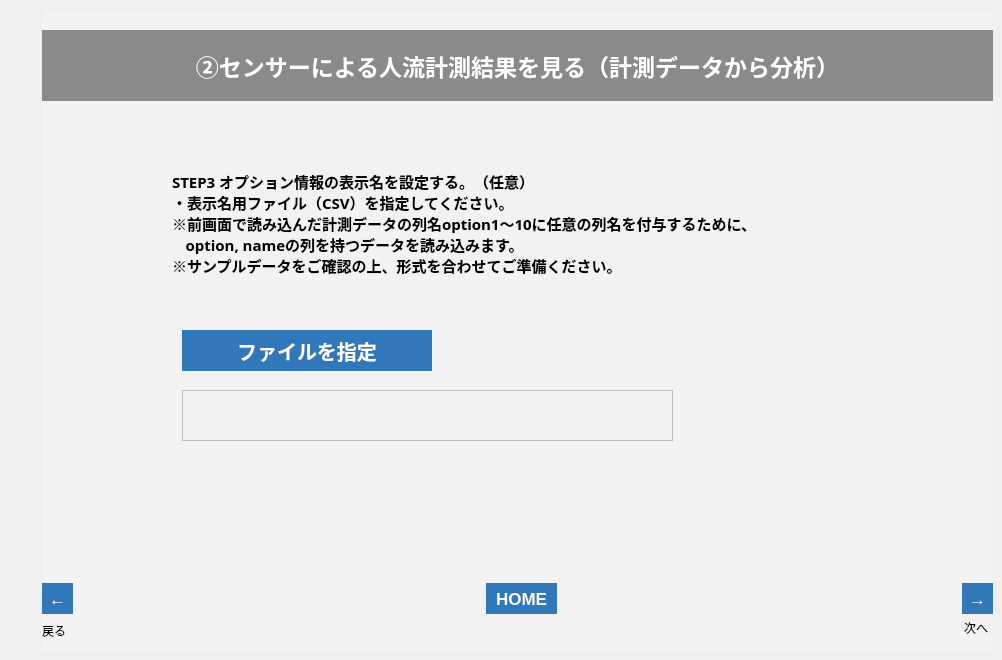
   <widget class="QWidget" name="tab_24">
    <attribute name="title">
     <string>ページ</string>
    </attribute>
    <widget class="QFrame" name="frame_28">
     <property name="geometry">
      <rect>
       <x>42</x>
       <y>10</y>
       <width>951</width>
       <height>641</height>
      </rect>
     </property>
     <property name="styleSheet">
      <string notr="true">background-color: rgb(242, 242, 242);</string>
     </property>
     <property name="frameShape">
      <enum>QFrame::NoFrame</enum>
     </property>
     <property name="frameShadow">
      <enum>QFrame::Plain</enum>
     </property>
     <property name="lineWidth">
      <number>0</number>
     </property>
     <widget class="QLabel" name="lbl_002_3_n_2">
      <property name="enabled">
       <bool>true</bool>
      </property>
      <property name="geometry">
       <rect>
        <x>922</x>
        <y>610</y>
        <width>31</width>
        <height>16</height>
       </rect>
      </property>
      <property name="text">
       <string>次へ</string>
      </property>
     </widget>
     <widget class="QLabel" name="label_79">
      <property name="geometry">
       <rect>
        <x>0</x>
        <y>610</y>
        <width>50</width>
        <height>21</height>
       </rect>
      </property>
      <property name="text">
       <string>戻る</string>
      </property>
     </widget>
     <widget class="QToolButton" name="btn_002_3_n_2">
      <property name="enabled">
       <bool>true</bool>
      </property>
      <property name="geometry">
       <rect>
        <x>920</x>
        <y>573</y>
        <width>31</width>
        <height>31</height>
       </rect>
      </property>
      <property name="font">
       <font>
        <pointsize>13</pointsize>
        <weight>75</weight>
        <bold>true</bold>
       </font>
      </property>
      <property name="styleSheet">
       <string notr="true">background-color: rgb(48,120,186);
color: rgb(255, 255, 255);
border: none;</string>
      </property>
      <property name="text">
       <string>→</string>
      </property>
     </widget>
     <widget class="QToolButton" name="btn_002_3_b_2">
      <property name="geometry">
       <rect>
        <x>0</x>
        <y>573</y>
        <width>31</width>
        <height>31</height>
       </rect>
      </property>
      <property name="font">
       <font>
        <pointsize>13</pointsize>
        <weight>75</weight>
        <bold>true</bold>
       </font>
      </property>
      <property name="styleSheet">
       <string notr="true">background-color: rgb(48,120,186);
color: rgb(255, 255, 255);
border: none;</string>
      </property>
      <property name="text">
       <string>←</string>
      </property>
     </widget>
     <widget class="QLabel" name="label_82">
      <property name="geometry">
       <rect>
        <x>0</x>
        <y>20</y>
        <width>951</width>
        <height>71</height>
       </rect>
      </property>
      <property name="font">
       <font>
        <family>游ゴシック</family>
        <pointsize>17</pointsize>
        <weight>75</weight>
        <bold>true</bold>
       </font>
      </property>
      <property name="styleSheet">
       <string notr="true">background-color: rgb(138, 138, 138);
color: rgb(255, 255, 255);</string>
      </property>
      <property name="text">
       <string>②センサーによる人流計測結果を見る（計測データから分析）</string>
      </property>
      <property name="alignment">
       <set>Qt::AlignCenter</set>
      </property>
     </widget>
     <widget class="QLabel" name="lbl_002_read_msg_3">
      <property name="geometry">
       <rect>
        <x>130</x>
        <y>410</y>
        <width>711</width>
        <height>51</height>
       </rect>
      </property>
      <property name="font">
       <font>
        <family>游ゴシック</family>
        <pointsize>11</pointsize>
        <weight>75</weight>
        <bold>true</bold>
       </font>
      </property>
      <property name="styleSheet">
       <string notr="true">border-color: rgb(220, 220, 220);</string>
      </property>
      <property name="frameShape">
       <enum>QFrame::Box</enum>
      </property>
      <property name="lineWidth">
       <number>0</number>
      </property>
      <property name="midLineWidth">
       <number>0</number>
      </property>
      <property name="text">
       <string/>
      </property>
      <property name="alignment">
       <set>Qt::AlignLeading|Qt::AlignLeft|Qt::AlignVCenter</set>
      </property>
     </widget>
     <widget class="QLabel" name="label_34">
      <property name="geometry">
       <rect>
        <x>130</x>
        <y>160</y>
        <width>801</width>
        <height>141</height>
       </rect>
      </property>
      <property name="font">
       <font>
        <family>游ゴシック</family>
        <pointsize>11</pointsize>
        <weight>75</weight>
        <bold>true</bold>
       </font>
      </property>
      <property name="styleSheet">
       <string notr="true">border-color: rgb(220, 220, 220);</string>
      </property>
      <property name="frameShape">
       <enum>QFrame::Box</enum>
      </property>
      <property name="lineWidth">
       <number>0</number>
      </property>
      <property name="midLineWidth">
       <number>0</number>
      </property>
      <property name="text">
       <string>STEP3 オプション情報の表示名を設定する。（任意）
・表示名用ファイル（CSV）を指定してください。
※前画面で読み込んだ計測データの列名option1～10に任意の列名を付与するために、
    option, nameの列を持つデータを読み込みます。
※サンプルデータをご確認の上、形式を合わせてご準備ください。
</string>
      </property>
      <property name="alignment">
       <set>Qt::AlignLeading|Qt::AlignLeft|Qt::AlignTop</set>
      </property>
     </widget>
     <widget class="QToolButton" name="btn_home_9_2">
      <property name="geometry">
       <rect>
        <x>444</x>
        <y>573</y>
        <width>71</width>
        <height>31</height>
       </rect>
      </property>
      <property name="font">
       <font>
        <pointsize>13</pointsize>
        <weight>75</weight>
        <bold>true</bold>
       </font>
      </property>
      <property name="styleSheet">
       <string notr="true">background-color: rgb(48,120,186);
color: rgb(255, 255, 255);
border: none;</string>
      </property>
      <property name="text">
       <string>HOME</string>
      </property>
     </widget>
     <widget class="QLabel" name="lbl_001_8">
      <property name="geometry">
       <rect>
        <x>140</x>
        <y>450</y>
        <width>711</width>
        <height>51</height>
       </rect>
      </property>
      <property name="font">
       <font>
        <family>游ゴシック</family>
        <pointsize>16</pointsize>
        <weight>75</weight>
        <bold>true</bold>
       </font>
      </property>
      <property name="styleSheet">
       <string notr="true">border-color: rgb(220, 220, 220);
color: rgb(255, 0, 0);</string>
      </property>
      <property name="frameShape">
       <enum>QFrame::Box</enum>
      </property>
      <property name="lineWidth">
       <number>0</number>
      </property>
      <property name="midLineWidth">
       <number>0</number>
      </property>
      <property name="text">
       <string/>
      </property>
      <property name="alignment">
       <set>Qt::AlignLeading|Qt::AlignLeft|Qt::AlignVCenter</set>
      </property>
     </widget>
     <widget class="QPushButton" name="btn_option_load_2">
      <property name="geometry">
       <rect>
        <x>140</x>
        <y>320</y>
        <width>250</width>
        <height>41</height>
       </rect>
      </property>
      <property name="font">
       <font>
        <family>游ゴシック</family>
        <pointsize>15</pointsize>
        <weight>75</weight>
        <bold>true</bold>
       </font>
      </property>
      <property name="autoFillBackground">
       <bool>false</bool>
      </property>
      <property name="styleSheet">
       <string notr="true">background-color: rgb(48,120,186);
color: rgb(255, 255, 255);
border: none;</string>
      </property>
      <property name="text">
       <string>ファイルを指定</string>
      </property>
     </widget>
     <widget class="QListWidget" name="list_optioncsv_2">
      <property name="geometry">
       <rect>
        <x>140</x>
        <y>380</y>
        <width>491</width>
        <height>51</height>
       </rect>
      </property>
      <property name="font">
       <font>
        <pointsize>12</pointsize>
       </font>
      </property>
     </widget>
    </widget>
   </widget>
